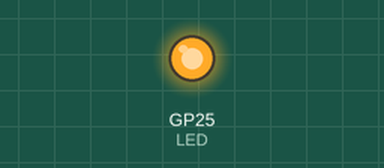
This program was run on a simulated Raspberry Pi Pico. On the bench: output pins drawn as LEDs (lit = HIGH).

Above: at 0.2 s.
At 20.2 s:
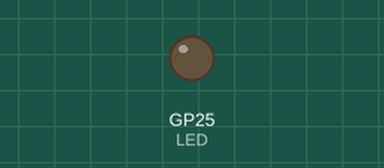
Timing chart, 0 to 22.1 s (numbered marks = the images above):
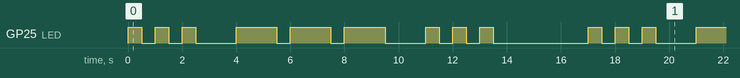

Measured:
- by itself, GP25 (LED): repeats every 17.0 s: 2 × (LOW 0.50 s, HIGH 0.50 s), LOW 1.5 s, 2 × (HIGH 1.5 s, LOW 0.50 s), HIGH 1.5 s, LOW 1.5 s, 2 × (HIGH 0.50 s, LOW 0.50 s), HIGH 0.50 s, LOW 3.5 s, HIGH 0.50 s
- by itself, everything shown: repeats every 17.0 s, in 18 steps

The program:

main.cpp
```cpp
#include <Arduino.h>

const int LED = 25;

void setup()
{
  pinMode(LED, OUTPUT);
  digitalWrite(LED, LOW);
}

void loop()
{
  digitalWrite(LED, HIGH);
  delay(500);
  digitalWrite(LED, LOW);
  delay(500);
  digitalWrite(LED, HIGH);
  delay(500);
  digitalWrite(LED, LOW);
  delay(500);
  digitalWrite(LED, HIGH);
  delay(500);
  digitalWrite(LED, LOW);
  delay(1500);

  digitalWrite(LED, HIGH);
  delay(1500);
  digitalWrite(LED, LOW);
  delay(500);
  digitalWrite(LED, HIGH);
  delay(1500);
  digitalWrite(LED, LOW);
  delay(500);
  digitalWrite(LED, HIGH);
  delay(1500);
  digitalWrite(LED, LOW);
  delay(1500);

  digitalWrite(LED, HIGH);
  delay(500);
  digitalWrite(LED, LOW);
  delay(500);
  digitalWrite(LED, HIGH);
  delay(500);
  digitalWrite(LED, LOW);
  delay(500);
  digitalWrite(LED, HIGH);
  delay(500);
  digitalWrite(LED, LOW);
  delay(3500);
}
```
